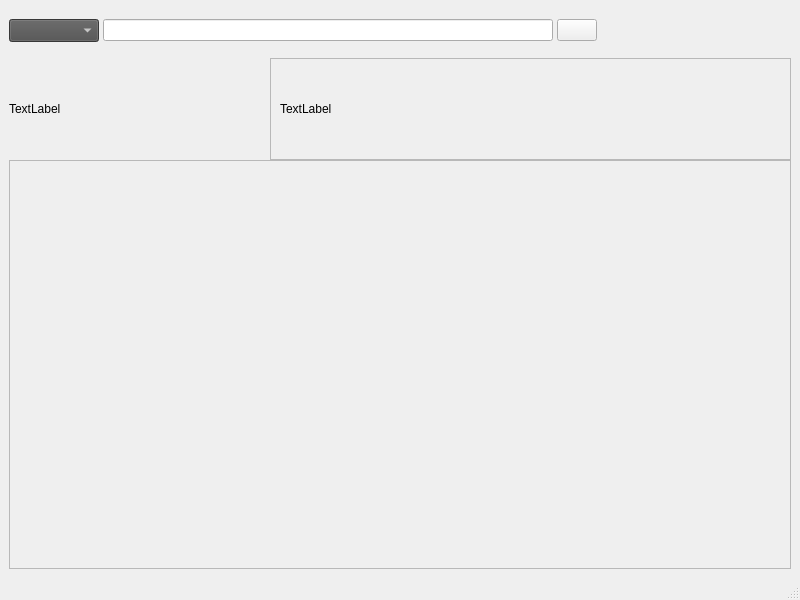
<?xml version="1.0" encoding="UTF-8"?>
<ui version="4.0">
 <class>MainWindow</class>
 <widget class="QMainWindow" name="MainWindow">
  <property name="enabled">
   <bool>true</bool>
  </property>
  <property name="geometry">
   <rect>
    <x>0</x>
    <y>0</y>
    <width>800</width>
    <height>600</height>
   </rect>
  </property>
  <property name="minimumSize">
   <size>
    <width>800</width>
    <height>600</height>
   </size>
  </property>
  <property name="maximumSize">
   <size>
    <width>800</width>
    <height>600</height>
   </size>
  </property>
  <property name="windowTitle">
   <string>MainWindow</string>
  </property>
  <widget class="QWidget" name="centralwidget">
   <layout class="QVBoxLayout" name="verticalLayout" stretch="1,12,1">
    <item>
     <layout class="QHBoxLayout" name="daohang_layout" stretch="4,20,1,4">
      <property name="spacing">
       <number>4</number>
      </property>
      <property name="sizeConstraint">
       <enum>QLayout::SetDefaultConstraint</enum>
      </property>
      <property name="leftMargin">
       <number>0</number>
      </property>
      <property name="topMargin">
       <number>0</number>
      </property>
      <property name="rightMargin">
       <number>100</number>
      </property>
      <property name="bottomMargin">
       <number>0</number>
      </property>
      <item>
       <widget class="QComboBox" name="comboBox">
        <property name="font">
         <font>
          <pointsize>10</pointsize>
         </font>
        </property>
        <property name="styleSheet">
         <string notr="true">background-color: rgb(79, 79, 79);
color: rgb(255, 255, 255);</string>
        </property>
       </widget>
      </item>
      <item>
       <widget class="QLineEdit" name="sousuo_input"/>
      </item>
      <item>
       <widget class="QPushButton" name="sousuo">
        <property name="text">
         <string/>
        </property>
       </widget>
      </item>
      <item>
       <widget class="QLabel" name="user_info">
        <property name="text">
         <string/>
        </property>
        <property name="alignment">
         <set>Qt::AlignCenter</set>
        </property>
       </widget>
      </item>
     </layout>
    </item>
    <item>
     <layout class="QHBoxLayout" name="recommend" stretch="1,4">
      <property name="spacing">
       <number>0</number>
      </property>
      <property name="leftMargin">
       <number>0</number>
      </property>
      <property name="topMargin">
       <number>0</number>
      </property>
      <item>
       <layout class="QGridLayout" name="left_layout" rowstretch="0" columnstretch="0">
        <property name="sizeConstraint">
         <enum>QLayout::SetDefaultConstraint</enum>
        </property>
        <property name="leftMargin">
         <number>0</number>
        </property>
        <property name="topMargin">
         <number>0</number>
        </property>
        <property name="rightMargin">
         <number>0</number>
        </property>
        <property name="bottomMargin">
         <number>300</number>
        </property>
        <property name="horizontalSpacing">
         <number>0</number>
        </property>
        <property name="verticalSpacing">
         <number>6</number>
        </property>
       </layout>
      </item>
      <item>
       <layout class="QVBoxLayout" name="right_layout" stretch="1,4">
        <property name="spacing">
         <number>0</number>
        </property>
        <item>
         <layout class="QHBoxLayout" name="up_layout" stretch="1,2">
          <property name="spacing">
           <number>0</number>
          </property>
          <item>
           <widget class="QLabel" name="img_label">
            <property name="text">
             <string>TextLabel</string>
            </property>
           </widget>
          </item>
          <item>
           <widget class="QScrollArea" name="scrollArea">
            <property name="sizeAdjustPolicy">
             <enum>QAbstractScrollArea::AdjustToContents</enum>
            </property>
            <property name="widgetResizable">
             <bool>true</bool>
            </property>
            <widget class="QWidget" name="scrollAreaWidgetContents_2">
             <property name="geometry">
              <rect>
               <x>0</x>
               <y>0</y>
               <width>411</width>
               <height>89</height>
              </rect>
             </property>
             <layout class="QVBoxLayout" name="verticalLayout_3">
              <item>
               <layout class="QVBoxLayout" name="verticalLayout_2">
                <property name="spacing">
                 <number>0</number>
                </property>
                <item>
                 <widget class="QLabel" name="music_form_info">
                  <property name="text">
                   <string>TextLabel</string>
                  </property>
                  <property name="wordWrap">
                   <bool>true</bool>
                  </property>
                 </widget>
                </item>
               </layout>
              </item>
             </layout>
            </widget>
           </widget>
          </item>
         </layout>
        </item>
        <item>
         <widget class="QScrollArea" name="music_form">
          <property name="widgetResizable">
           <bool>true</bool>
          </property>
          <widget class="QWidget" name="scrollAreaWidgetContents">
           <property name="geometry">
            <rect>
             <x>0</x>
             <y>0</y>
             <width>620</width>
             <height>371</height>
            </rect>
           </property>
          </widget>
         </widget>
        </item>
       </layout>
      </item>
     </layout>
    </item>
    <item>
     <layout class="QVBoxLayout" name="process_layout">
      <property name="spacing">
       <number>0</number>
      </property>
     </layout>
    </item>
   </layout>
  </widget>
  <widget class="QStatusBar" name="statusbar"/>
 </widget>
 <tabstops>
  <tabstop>sousuo_input</tabstop>
  <tabstop>sousuo</tabstop>
  <tabstop>comboBox</tabstop>
  <tabstop>scrollArea</tabstop>
  <tabstop>music_form</tabstop>
 </tabstops>
 <resources/>
 <connections/>
</ui>
